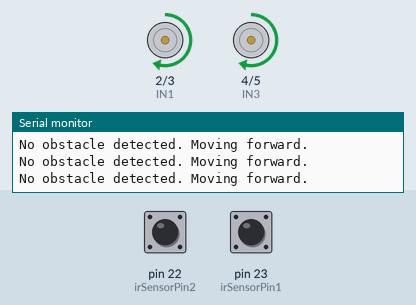
This sketch was run on a simulated Arduino Mega 2560, built with avr-gcc and run on an emulated ATmega2560. Parts: motor-driver pin pairs drawn as motors (green arrow = first pin HIGH = forward, orange = second pin HIGH = backward, longer = more drive, scaled by the enable pin), the last lines printed to the serial monitor. The test bench sets the inputs (shaded band); at power-on: pin 22 (irSensorPin2) HIGH, pin 23 (irSensorPin1) HIGH.

Above: at 1.2 s.
1.3 s: pin 22 (irSensorPin2) driven LOW
At 2.5 s:
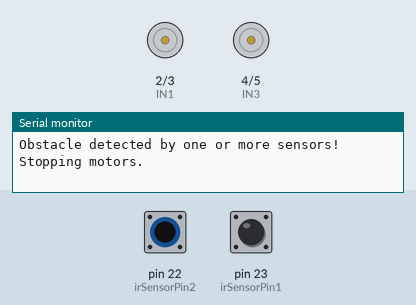
2.8 s: pin 22 (irSensorPin2) driven HIGH
At 3.6 s:
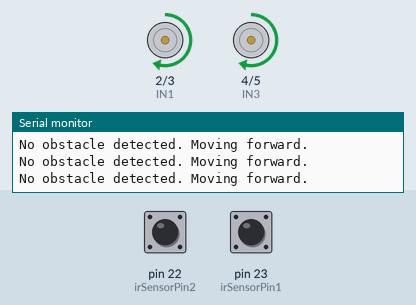
5.8 s: pin 23 (irSensorPin1) driven LOW
At 7.1 s:
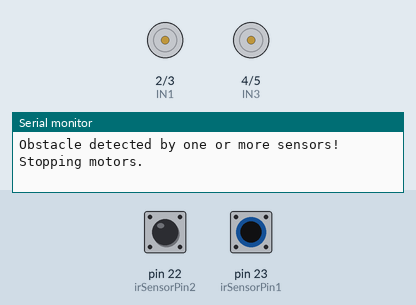
8.8 s: pin 23 (irSensorPin1) driven HIGH
At 9.3 s:
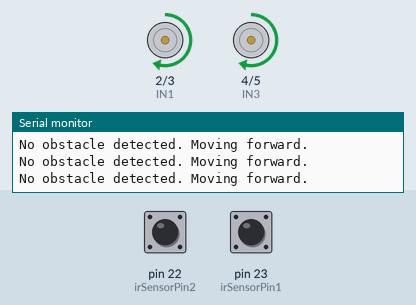
11.8 s: pin 22 (irSensorPin2) pulsed LOW 5 times (0.12 s each, 0.3 s apart)
At 12.03 s:
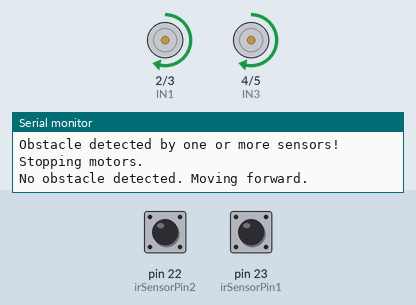
16.3 s: pin 23 (irSensorPin1) pulsed LOW 2 times (0.12 s each, 0.3 s apart)
At 17.6 s:
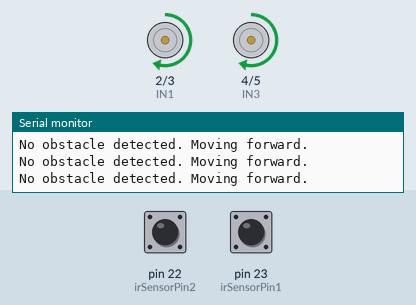
Timing chart, 0 to 19.3 s (numbered marks = the images above; inputs shaded):
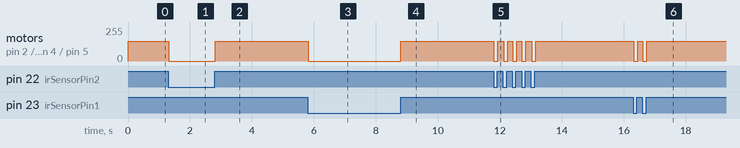

The sketch:

Exp12.ino
```cpp
// Define IR sensor pins
const int irSensorPin1 = 23; // Use digital pin 23 for the IR sensor1
const int irSensorPin2 = 22; // Use digital pin 22 for the IR sensor2
// Define motor control pins
const int IN1 = 2;  // Motor A control pin 1
const int IN2 = 3;  // Motor A control pin 2
const int IN3 = 4;  // Motor B control pin 1
const int IN4 = 5;  // Motor B control pin 2
const int ENA = 9;  // Motor A PWM pin
const int ENB = 10; // Motor B PWM pin

void setup() {
  Serial.begin(9600); // Start serial communication

  // Set IR sensor pins as INPUT
  pinMode(irSensorPin1, INPUT);
  pinMode(irSensorPin2, INPUT);

  // Set motor control pins as OUTPUT
  pinMode(IN1, OUTPUT);
  pinMode(IN2, OUTPUT);
  pinMode(IN3, OUTPUT);
  pinMode(IN4, OUTPUT);
  pinMode(ENA, OUTPUT);
  pinMode(ENB, OUTPUT);
}

void loop() {
  // Read IR sensor values
  int irSensorValue1 = digitalRead(irSensorPin1);
  int irSensorValue2 = digitalRead(irSensorPin2);

  // Check if either IR sensor detects an obstacle
  if (irSensorValue1 == LOW || irSensorValue2 == LOW) { // Assuming LOW indicates an obstacle
    // Obstacle detected by any sensor, stop the motors
    stopMotors();
    Serial.println("Obstacle detected by one or more sensors! Stopping motors.");
  } else {
    // No obstacle detected by any sensor, move forward
    moveForward();
    Serial.println("No obstacle detected. Moving forward.");
  }
}

// Function to stop the motors
void stopMotors() {
  digitalWrite(IN1, LOW);
  digitalWrite(IN2, LOW);
  digitalWrite(IN3, LOW);
  digitalWrite(IN4, LOW);
  analogWrite(ENA, 0); // Stop motor A
  analogWrite(ENB, 0); // Stop motor B
}

// Function to move forward
void moveForward() {
  digitalWrite(IN1, HIGH);
  digitalWrite(IN2, LOW);
  digitalWrite(IN3, HIGH);
  digitalWrite(IN4, LOW);
  analogWrite(ENA, 150); // Set motor A to medium speed
  analogWrite(ENB, 150); // Set motor B to medium speed
}
```

Measured:
- after the input at 1.3 s, motor on pin 2 (IN1) / pin 3 (IN2), motor on pin 4 (IN3) / pin 5 (IN4): forward 150/255 → stopped at once
- after the input at 2.8 s, motor on pin 2 (IN1) / pin 3 (IN2), motor on pin 4 (IN3) / pin 5 (IN4): stopped → forward 150/255 at once
- after the input at 5.8 s, motor on pin 2 (IN1) / pin 3 (IN2), motor on pin 4 (IN3) / pin 5 (IN4): forward 150/255 → stopped at once
- after the input at 8.8 s, motor on pin 2 (IN1) / pin 3 (IN2), motor on pin 4 (IN3) / pin 5 (IN4): stopped → forward 150/255 at once
- after the input at 11.8 s, motor on pin 2 (IN1) / pin 3 (IN2), motor on pin 4 (IN3) / pin 5 (IN4): alternates forward 150/255 for 0.18 s and stopped for 0.12 s, 10 changes in all, then stays forward 150/255, starting at once
- after the input at 16.3 s, motor on pin 2 (IN1) / pin 3 (IN2), motor on pin 4 (IN3) / pin 5 (IN4): alternates forward 150/255 for 0.16 s and stopped for 0.12 s, 4 changes in all, then stays forward 150/255, starting at once
